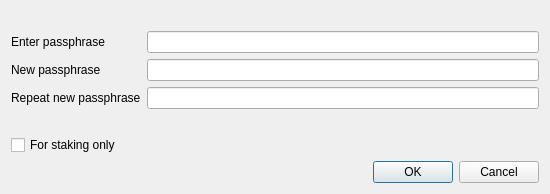
<?xml version="1.0" encoding="UTF-8"?>
<ui version="4.0">
 <class>AskPassphraseDialog</class>
 <widget class="QDialog" name="AskPassphraseDialog">
  <property name="geometry">
   <rect>
    <x>0</x>
    <y>0</y>
    <width>550</width>
    <height>190</height>
   </rect>
  </property>
  <property name="sizePolicy">
   <sizepolicy hsizetype="Preferred" vsizetype="Minimum">
    <horstretch>0</horstretch>
    <verstretch>0</verstretch>
   </sizepolicy>
  </property>
  <property name="minimumSize">
   <size>
    <width>550</width>
    <height>0</height>
   </size>
  </property>
  <property name="windowTitle">
   <string>Passphrase Dialog</string>
  </property>
  <layout class="QGridLayout" name="gridLayout">
   <item row="0" column="0">
    <widget class="QLabel" name="warningLabel">
     <property name="textFormat">
      <enum>Qt::RichText</enum>
     </property>
     <property name="wordWrap">
      <bool>true</bool>
     </property>
    </widget>
   </item>
   <item row="1" column="0">
    <layout class="QFormLayout" name="formLayout">
     <property name="fieldGrowthPolicy">
      <enum>QFormLayout::AllNonFixedFieldsGrow</enum>
     </property>
     <item row="0" column="0">
      <widget class="QLabel" name="passLabel1">
       <property name="text">
        <string>Enter passphrase</string>
       </property>
      </widget>
     </item>
     <item row="0" column="1">
      <widget class="QLineEdit" name="passEdit1">
       <property name="echoMode">
        <enum>QLineEdit::Password</enum>
       </property>
      </widget>
     </item>
     <item row="1" column="0">
      <widget class="QLabel" name="passLabel2">
       <property name="text">
        <string>New passphrase</string>
       </property>
      </widget>
     </item>
     <item row="1" column="1">
      <widget class="QLineEdit" name="passEdit2">
       <property name="echoMode">
        <enum>QLineEdit::Password</enum>
       </property>
      </widget>
     </item>
     <item row="2" column="0">
      <widget class="QLabel" name="passLabel3">
       <property name="text">
        <string>Repeat new passphrase</string>
       </property>
      </widget>
     </item>
     <item row="2" column="1">
      <widget class="QLineEdit" name="passEdit3">
       <property name="echoMode">
        <enum>QLineEdit::Password</enum>
       </property>
      </widget>
     </item>
     <item row="3" column="1">
      <widget class="QLabel" name="capsLabel">
       <property name="text">
        <string/>
       </property>
       <property name="alignment">
        <set>Qt::AlignCenter</set>
       </property>
      </widget>
     </item>
     <item row="4" column="0">
      <widget class="QCheckBox" name="mintingCheckBox">
       <property name="enabled">
        <bool>true</bool>
       </property>
       <property name="visible">
        <bool>false</bool>
       </property>
       <property name="toolTip">
        <string>Serves to disable trivial use of sendmoney when the OS account is compromised. Provides no real security.</string>
       </property>
       <property name="text">
        <string>For staking only</string>
       </property>
      </widget>
     </item>
    </layout>
   </item>
   <item row="2" column="0">
    <widget class="QDialogButtonBox" name="buttonBox">
     <property name="orientation">
      <enum>Qt::Horizontal</enum>
     </property>
     <property name="standardButtons">
      <set>QDialogButtonBox::Cancel|QDialogButtonBox::Ok</set>
     </property>
    </widget>
   </item>
  </layout>
 </widget>
 <resources/>
 <connections>
  <connection>
   <sender>buttonBox</sender>
   <signal>accepted()</signal>
   <receiver>AskPassphraseDialog</receiver>
   <slot>accept()</slot>
   <hints>
    <hint type="sourcelabel">
     <x>248</x>
     <y>254</y>
    </hint>
    <hint type="destinationlabel">
     <x>157</x>
     <y>274</y>
    </hint>
   </hints>
  </connection>
  <connection>
   <sender>buttonBox</sender>
   <signal>rejected()</signal>
   <receiver>AskPassphraseDialog</receiver>
   <slot>reject()</slot>
   <hints>
    <hint type="sourcelabel">
     <x>316</x>
     <y>260</y>
    </hint>
    <hint type="destinationlabel">
     <x>286</x>
     <y>274</y>
    </hint>
   </hints>
  </connection>
 </connections>
</ui>
